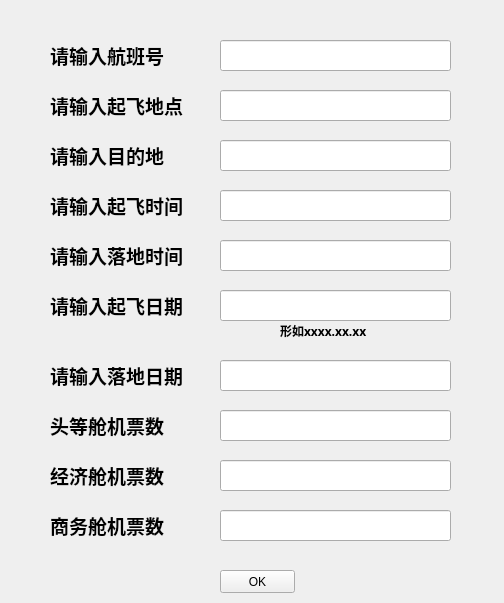
<?xml version="1.0" encoding="UTF-8"?>
<ui version="4.0">
 <class>refreshFlight</class>
 <widget class="QWidget" name="refreshFlight">
  <property name="geometry">
   <rect>
    <x>0</x>
    <y>0</y>
    <width>504</width>
    <height>603</height>
   </rect>
  </property>
  <property name="windowTitle">
   <string>更新</string>
  </property>
  <widget class="QLabel" name="label">
   <property name="geometry">
    <rect>
     <x>50</x>
     <y>40</y>
     <width>151</width>
     <height>31</height>
    </rect>
   </property>
   <property name="font">
    <font>
     <family>Agency FB</family>
     <pointsize>14</pointsize>
     <weight>75</weight>
     <bold>true</bold>
    </font>
   </property>
   <property name="text">
    <string>请输入航班号</string>
   </property>
  </widget>
  <widget class="QLineEdit" name="flightid">
   <property name="geometry">
    <rect>
     <x>220</x>
     <y>40</y>
     <width>231</width>
     <height>31</height>
    </rect>
   </property>
  </widget>
  <widget class="QPushButton" name="reok">
   <property name="geometry">
    <rect>
     <x>220</x>
     <y>570</y>
     <width>75</width>
     <height>23</height>
    </rect>
   </property>
   <property name="text">
    <string>OK</string>
   </property>
  </widget>
  <widget class="QLabel" name="label_2">
   <property name="geometry">
    <rect>
     <x>50</x>
     <y>90</y>
     <width>151</width>
     <height>31</height>
    </rect>
   </property>
   <property name="font">
    <font>
     <family>Agency FB</family>
     <pointsize>14</pointsize>
     <weight>75</weight>
     <bold>true</bold>
    </font>
   </property>
   <property name="text">
    <string>请输入起飞地点</string>
   </property>
  </widget>
  <widget class="QLineEdit" name="start">
   <property name="geometry">
    <rect>
     <x>220</x>
     <y>90</y>
     <width>231</width>
     <height>31</height>
    </rect>
   </property>
  </widget>
  <widget class="QLabel" name="label_3">
   <property name="geometry">
    <rect>
     <x>50</x>
     <y>140</y>
     <width>151</width>
     <height>31</height>
    </rect>
   </property>
   <property name="font">
    <font>
     <family>Agency FB</family>
     <pointsize>14</pointsize>
     <weight>75</weight>
     <bold>true</bold>
    </font>
   </property>
   <property name="text">
    <string>请输入目的地</string>
   </property>
  </widget>
  <widget class="QLineEdit" name="end">
   <property name="geometry">
    <rect>
     <x>220</x>
     <y>140</y>
     <width>231</width>
     <height>31</height>
    </rect>
   </property>
  </widget>
  <widget class="QLabel" name="label_5">
   <property name="geometry">
    <rect>
     <x>50</x>
     <y>190</y>
     <width>151</width>
     <height>31</height>
    </rect>
   </property>
   <property name="font">
    <font>
     <family>Agency FB</family>
     <pointsize>14</pointsize>
     <weight>75</weight>
     <bold>true</bold>
    </font>
   </property>
   <property name="text">
    <string>请输入起飞时间</string>
   </property>
  </widget>
  <widget class="QLineEdit" name="stime">
   <property name="geometry">
    <rect>
     <x>220</x>
     <y>190</y>
     <width>231</width>
     <height>31</height>
    </rect>
   </property>
  </widget>
  <widget class="QLabel" name="label_6">
   <property name="geometry">
    <rect>
     <x>50</x>
     <y>240</y>
     <width>151</width>
     <height>31</height>
    </rect>
   </property>
   <property name="font">
    <font>
     <family>Agency FB</family>
     <pointsize>14</pointsize>
     <weight>75</weight>
     <bold>true</bold>
    </font>
   </property>
   <property name="text">
    <string>请输入落地时间</string>
   </property>
  </widget>
  <widget class="QLineEdit" name="etime">
   <property name="geometry">
    <rect>
     <x>220</x>
     <y>240</y>
     <width>231</width>
     <height>31</height>
    </rect>
   </property>
  </widget>
  <widget class="QLabel" name="label_7">
   <property name="geometry">
    <rect>
     <x>50</x>
     <y>290</y>
     <width>151</width>
     <height>31</height>
    </rect>
   </property>
   <property name="font">
    <font>
     <family>Agency FB</family>
     <pointsize>14</pointsize>
     <weight>75</weight>
     <bold>true</bold>
    </font>
   </property>
   <property name="text">
    <string>请输入起飞日期</string>
   </property>
  </widget>
  <widget class="QLineEdit" name="sdate">
   <property name="geometry">
    <rect>
     <x>220</x>
     <y>290</y>
     <width>231</width>
     <height>31</height>
    </rect>
   </property>
  </widget>
  <widget class="QLabel" name="label_8">
   <property name="geometry">
    <rect>
     <x>280</x>
     <y>320</y>
     <width>111</width>
     <height>21</height>
    </rect>
   </property>
   <property name="font">
    <font>
     <family>Agency FB</family>
     <pointsize>9</pointsize>
     <weight>75</weight>
     <bold>true</bold>
    </font>
   </property>
   <property name="text">
    <string>形如xxxx.xx.xx</string>
   </property>
  </widget>
  <widget class="QLabel" name="label_9">
   <property name="geometry">
    <rect>
     <x>50</x>
     <y>360</y>
     <width>151</width>
     <height>31</height>
    </rect>
   </property>
   <property name="font">
    <font>
     <family>Agency FB</family>
     <pointsize>14</pointsize>
     <weight>75</weight>
     <bold>true</bold>
    </font>
   </property>
   <property name="text">
    <string>请输入落地日期</string>
   </property>
  </widget>
  <widget class="QLineEdit" name="edate">
   <property name="geometry">
    <rect>
     <x>220</x>
     <y>360</y>
     <width>231</width>
     <height>31</height>
    </rect>
   </property>
  </widget>
  <widget class="QLabel" name="label_10">
   <property name="geometry">
    <rect>
     <x>50</x>
     <y>410</y>
     <width>151</width>
     <height>31</height>
    </rect>
   </property>
   <property name="font">
    <font>
     <family>Agency FB</family>
     <pointsize>14</pointsize>
     <weight>75</weight>
     <bold>true</bold>
    </font>
   </property>
   <property name="text">
    <string>头等舱机票数</string>
   </property>
  </widget>
  <widget class="QLineEdit" name="fnum">
   <property name="geometry">
    <rect>
     <x>220</x>
     <y>410</y>
     <width>231</width>
     <height>31</height>
    </rect>
   </property>
  </widget>
  <widget class="QLabel" name="label_11">
   <property name="geometry">
    <rect>
     <x>50</x>
     <y>460</y>
     <width>151</width>
     <height>31</height>
    </rect>
   </property>
   <property name="font">
    <font>
     <family>Agency FB</family>
     <pointsize>14</pointsize>
     <weight>75</weight>
     <bold>true</bold>
    </font>
   </property>
   <property name="text">
    <string>经济舱机票数</string>
   </property>
  </widget>
  <widget class="QLineEdit" name="enum_2">
   <property name="geometry">
    <rect>
     <x>220</x>
     <y>460</y>
     <width>231</width>
     <height>31</height>
    </rect>
   </property>
  </widget>
  <widget class="QLabel" name="label_12">
   <property name="geometry">
    <rect>
     <x>50</x>
     <y>510</y>
     <width>151</width>
     <height>31</height>
    </rect>
   </property>
   <property name="font">
    <font>
     <family>Agency FB</family>
     <pointsize>14</pointsize>
     <weight>75</weight>
     <bold>true</bold>
    </font>
   </property>
   <property name="text">
    <string>商务舱机票数</string>
   </property>
  </widget>
  <widget class="QLineEdit" name="Bnum">
   <property name="geometry">
    <rect>
     <x>220</x>
     <y>510</y>
     <width>231</width>
     <height>31</height>
    </rect>
   </property>
  </widget>
 </widget>
 <resources/>
 <connections/>
</ui>
